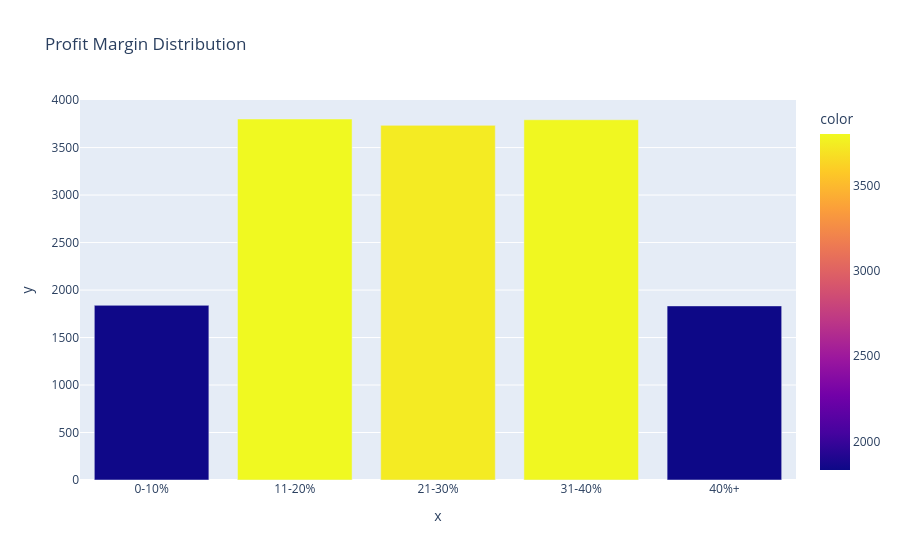

The notebook cell this image was saved under:
### Markdown cell above
### Profit Margin Distribution

### Code cell
bins = [0, 10, 20, 30, 40, 50]

labels =["0-10%", "11-20%", "21-30%", "31-40%", "40%+"]

df["profit_group"] = pd.cut(df["profit_margin_percent"], bins=bins, labels=labels)

group_count = (df["profit_group"].value_counts().sort_index())

fig = px.bar(x=group_count.index, y=group_count.values, title="Profit Margin Distribution", color=group_count.values)

fig.show()

### Figure 1 — Plotly figure (JSON) as saved in the notebook; plotly's stock layout.template omitted (floating-point values rounded to 4 significant figures)
{"data": [{"hovertemplate": "x=%{x}<br>y=%{y}<br>color=%{marker.color}<extra></extra>", "legendgroup": "", "marker": {"color": [1839, 3801, 3734, 3793, 1833], "coloraxis": "coloraxis", "pattern": {"shape": ""}}, "name": "", "orientation": "v", "showlegend": false, "textposition": "auto", "type": "bar", "x": ["0-10%", "11-20%", "21-30%", "31-40%", "40%+"], "xaxis": "x", "y": [1839, 3801, 3734, 3793, 1833], "yaxis": "y"}], "layout": {"barmode": "relative", "coloraxis": {"colorbar": {"title": {"text": "color"}}, "colorscale": [[0, "#0d0887"], [0.1111, "#46039f"], [0.2222, "#7201a8"], [0.3333, "#9c179e"], [0.4444, "#bd3786"], [0.5556, "#d8576b"], [0.6667, "#ed7953"], [0.7778, "#fb9f3a"], [0.8889, "#fdca26"], [1, "#f0f921"]]}, "legend": {"tracegroupgap": 0}, "title": {"text": "Profit Margin Distribution"}, "xaxis": {"anchor": "y", "domain": [0, 1], "title": {"text": "x"}}, "yaxis": {"anchor": "x", "domain": [0, 1], "title": {"text": "y"}}}}
